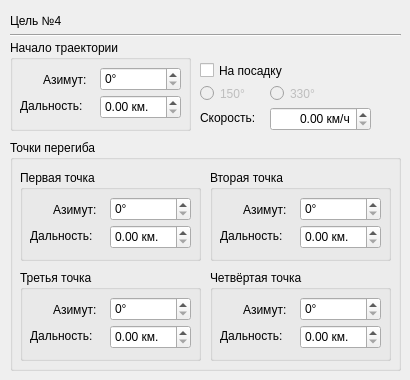
     <widget class="QWidget" name="Target4">
      <widget class="Line" name="line_4">
       <property name="geometry">
        <rect>
         <x>10</x>
         <y>27</y>
         <width>391</width>
         <height>16</height>
        </rect>
       </property>
       <property name="orientation">
        <enum>Qt::Horizontal</enum>
       </property>
      </widget>
      <widget class="QCheckBox" name="TargetGoHome_4">
       <property name="geometry">
        <rect>
         <x>200</x>
         <y>60</y>
         <width>91</width>
         <height>21</height>
        </rect>
       </property>
       <property name="text">
        <string>На посадку</string>
       </property>
      </widget>
      <widget class="QLabel" name="label_4">
       <property name="geometry">
        <rect>
         <x>10</x>
         <y>10</y>
         <width>91</width>
         <height>21</height>
        </rect>
       </property>
       <property name="text">
        <string>Цель №4</string>
       </property>
      </widget>
      <widget class="QGroupBox" name="TargetExtremums_4">
       <property name="geometry">
        <rect>
         <x>10</x>
         <y>140</y>
         <width>391</width>
         <height>231</height>
        </rect>
       </property>
       <property name="title">
        <string>Точки перегиба</string>
       </property>
       <widget class="QGroupBox" name="TargetExtremumFirst_4">
        <property name="geometry">
         <rect>
          <x>10</x>
          <y>30</y>
          <width>181</width>
          <height>91</height>
         </rect>
        </property>
        <property name="title">
         <string>Первая точка</string>
        </property>
        <widget class="QLabel" name="LabelTargetAzimuthFinish_13">
         <property name="geometry">
          <rect>
           <x>33</x>
           <y>32</y>
           <width>57</width>
           <height>15</height>
          </rect>
         </property>
         <property name="text">
          <string>Азимут:</string>
         </property>
        </widget>
        <widget class="QSpinBox" name="TargetAzimuthExtremumFirst_4">
         <property name="geometry">
          <rect>
           <x>90</x>
           <y>27</y>
           <width>81</width>
           <height>24</height>
          </rect>
         </property>
         <property name="suffix">
          <string>°</string>
         </property>
        </widget>
        <widget class="QLabel" name="LabelTargetRangeFinish_13">
         <property name="geometry">
          <rect>
           <x>10</x>
           <y>58</y>
           <width>71</width>
           <height>16</height>
          </rect>
         </property>
         <property name="text">
          <string>Дальность:</string>
         </property>
        </widget>
        <widget class="QDoubleSpinBox" name="TargetRangeExtremumFirst_4">
         <property name="geometry">
          <rect>
           <x>90</x>
           <y>55</y>
           <width>81</width>
           <height>24</height>
          </rect>
         </property>
         <property name="suffix">
          <string> км.</string>
         </property>
        </widget>
       </widget>
       <widget class="QGroupBox" name="TargetExtremumSecond_4">
        <property name="geometry">
         <rect>
          <x>200</x>
          <y>30</y>
          <width>181</width>
          <height>91</height>
         </rect>
        </property>
        <property name="title">
         <string>Вторая точка</string>
        </property>
        <widget class="QLabel" name="LabelTargetAzimuthFinish_14">
         <property name="geometry">
          <rect>
           <x>33</x>
           <y>32</y>
           <width>57</width>
           <height>15</height>
          </rect>
         </property>
         <property name="text">
          <string>Азимут:</string>
         </property>
        </widget>
        <widget class="QSpinBox" name="TargetAzimuthExtremumSecond_4">
         <property name="geometry">
          <rect>
           <x>90</x>
           <y>27</y>
           <width>81</width>
           <height>24</height>
          </rect>
         </property>
         <property name="suffix">
          <string>°</string>
         </property>
        </widget>
        <widget class="QLabel" name="LabelTargetRangeFinish_14">
         <property name="geometry">
          <rect>
           <x>10</x>
           <y>58</y>
           <width>71</width>
           <height>16</height>
          </rect>
         </property>
         <property name="text">
          <string>Дальность:</string>
         </property>
        </widget>
        <widget class="QDoubleSpinBox" name="TargetRangeExtremumSecond_4">
         <property name="geometry">
          <rect>
           <x>90</x>
           <y>55</y>
           <width>81</width>
           <height>24</height>
          </rect>
         </property>
         <property name="suffix">
          <string> км.</string>
         </property>
        </widget>
       </widget>
       <widget class="QGroupBox" name="TargetExtremumThird_4">
        <property name="geometry">
         <rect>
          <x>10</x>
          <y>130</y>
          <width>181</width>
          <height>91</height>
         </rect>
        </property>
        <property name="title">
         <string>Третья точка</string>
        </property>
        <widget class="QLabel" name="LabelTargetAzimuthFinish_15">
         <property name="geometry">
          <rect>
           <x>33</x>
           <y>32</y>
           <width>57</width>
           <height>15</height>
          </rect>
         </property>
         <property name="text">
          <string>Азимут:</string>
         </property>
        </widget>
        <widget class="QSpinBox" name="TargetAzimuthExtremumThird_4">
         <property name="geometry">
          <rect>
           <x>90</x>
           <y>27</y>
           <width>81</width>
           <height>24</height>
          </rect>
         </property>
         <property name="suffix">
          <string>°</string>
         </property>
        </widget>
        <widget class="QLabel" name="LabelTargetRangeFinish_15">
         <property name="geometry">
          <rect>
           <x>10</x>
           <y>58</y>
           <width>71</width>
           <height>16</height>
          </rect>
         </property>
         <property name="text">
          <string>Дальность:</string>
         </property>
        </widget>
        <widget class="QDoubleSpinBox" name="TargetRangeExtremumThird_4">
         <property name="geometry">
          <rect>
           <x>90</x>
           <y>55</y>
           <width>81</width>
           <height>24</height>
          </rect>
         </property>
         <property name="suffix">
          <string> км.</string>
         </property>
        </widget>
       </widget>
       <widget class="QGroupBox" name="TargetExtremumFourth_4">
        <property name="geometry">
         <rect>
          <x>200</x>
          <y>130</y>
          <width>181</width>
          <height>91</height>
         </rect>
        </property>
        <property name="title">
         <string>Четвёртая точка</string>
        </property>
        <widget class="QLabel" name="LabelTargetAzimuthFinish_16">
         <property name="geometry">
          <rect>
           <x>33</x>
           <y>32</y>
           <width>57</width>
           <height>15</height>
          </rect>
         </property>
         <property name="text">
          <string>Азимут:</string>
         </property>
        </widget>
        <widget class="QSpinBox" name="TargetAzimuthExtremumFourth_4">
         <property name="geometry">
          <rect>
           <x>90</x>
           <y>27</y>
           <width>81</width>
           <height>24</height>
          </rect>
         </property>
         <property name="suffix">
          <string>°</string>
         </property>
        </widget>
        <widget class="QLabel" name="LabelTargetRangeFinish_16">
         <property name="geometry">
          <rect>
           <x>10</x>
           <y>58</y>
           <width>71</width>
           <height>16</height>
          </rect>
         </property>
         <property name="text">
          <string>Дальность:</string>
         </property>
        </widget>
        <widget class="QDoubleSpinBox" name="TargetRangeExtremumFourth_4">
         <property name="geometry">
          <rect>
           <x>90</x>
           <y>55</y>
           <width>81</width>
           <height>24</height>
          </rect>
         </property>
         <property name="suffix">
          <string> км.</string>
         </property>
        </widget>
       </widget>
      </widget>
      <widget class="QGroupBox" name="TargetStart_4">
       <property name="geometry">
        <rect>
         <x>10</x>
         <y>40</y>
         <width>181</width>
         <height>91</height>
        </rect>
       </property>
       <property name="title">
        <string>Начало траектории</string>
       </property>
       <widget class="QLabel" name="LabelTargetAzimuthStart_4">
        <property name="geometry">
         <rect>
          <x>33</x>
          <y>32</y>
          <width>57</width>
          <height>15</height>
         </rect>
        </property>
        <property name="text">
         <string>Азимут:</string>
        </property>
       </widget>
       <widget class="QSpinBox" name="TargetAzimuthStart_4">
        <property name="geometry">
         <rect>
          <x>90</x>
          <y>27</y>
          <width>81</width>
          <height>24</height>
         </rect>
        </property>
        <property name="suffix">
         <string>°</string>
        </property>
       </widget>
       <widget class="QLabel" name="LabelTargetRangeStart_4">
        <property name="geometry">
         <rect>
          <x>10</x>
          <y>58</y>
          <width>71</width>
          <height>16</height>
         </rect>
        </property>
        <property name="text">
         <string>Дальность:</string>
        </property>
       </widget>
       <widget class="QDoubleSpinBox" name="TargetRangeStart_4">
        <property name="geometry">
         <rect>
          <x>90</x>
          <y>55</y>
          <width>81</width>
          <height>24</height>
         </rect>
        </property>
        <property name="suffix">
         <string> км.</string>
        </property>
       </widget>
      </widget>
      <widget class="QDoubleSpinBox" name="TargetSpeed_4">
       <property name="geometry">
        <rect>
         <x>270</x>
         <y>107</y>
         <width>101</width>
         <height>24</height>
        </rect>
       </property>
       <property name="alignment">
        <set>Qt::AlignRight|Qt::AlignTrailing|Qt::AlignVCenter</set>
       </property>
       <property name="suffix">
        <string> км/ч</string>
       </property>
      </widget>
      <widget class="QLabel" name="LabelSpeedTarget_4">
       <property name="geometry">
        <rect>
         <x>200</x>
         <y>110</y>
         <width>71</width>
         <height>16</height>
        </rect>
       </property>
       <property name="text">
        <string>Скорость:</string>
       </property>
      </widget>
      <widget class="QRadioButton" name="TargetGoHome150_4">
       <property name="enabled">
        <bool>false</bool>
       </property>
       <property name="geometry">
        <rect>
         <x>200</x>
         <y>83</y>
         <width>51</width>
         <height>21</height>
        </rect>
       </property>
       <property name="text">
        <string>150°</string>
       </property>
      </widget>
      <widget class="QRadioButton" name="TargetGoHome330_4">
       <property name="enabled">
        <bool>false</bool>
       </property>
       <property name="geometry">
        <rect>
         <x>270</x>
         <y>83</y>
         <width>51</width>
         <height>21</height>
        </rect>
       </property>
       <property name="text">
        <string>330°</string>
       </property>
      </widget>
     </widget>
